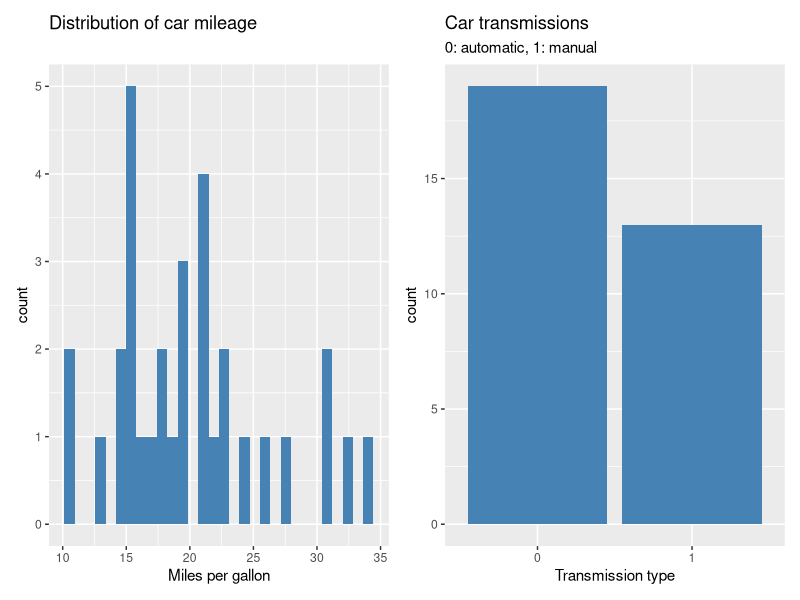
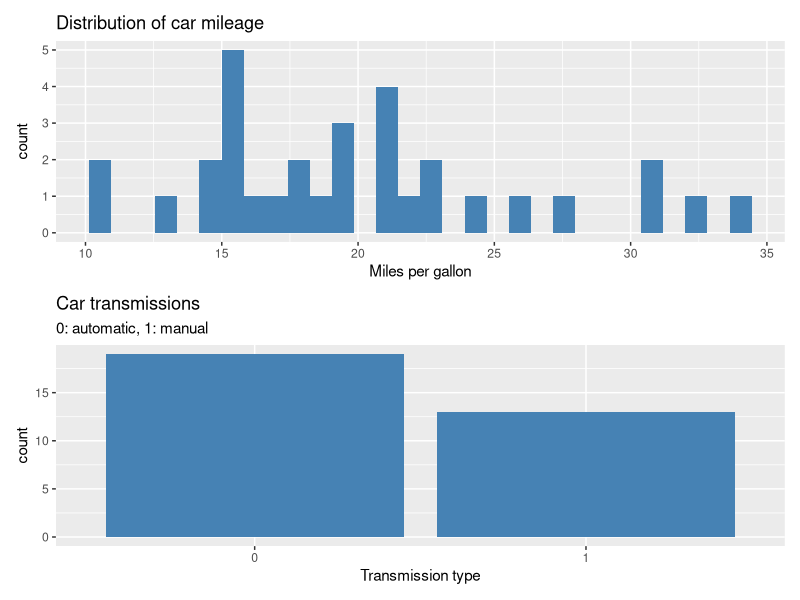
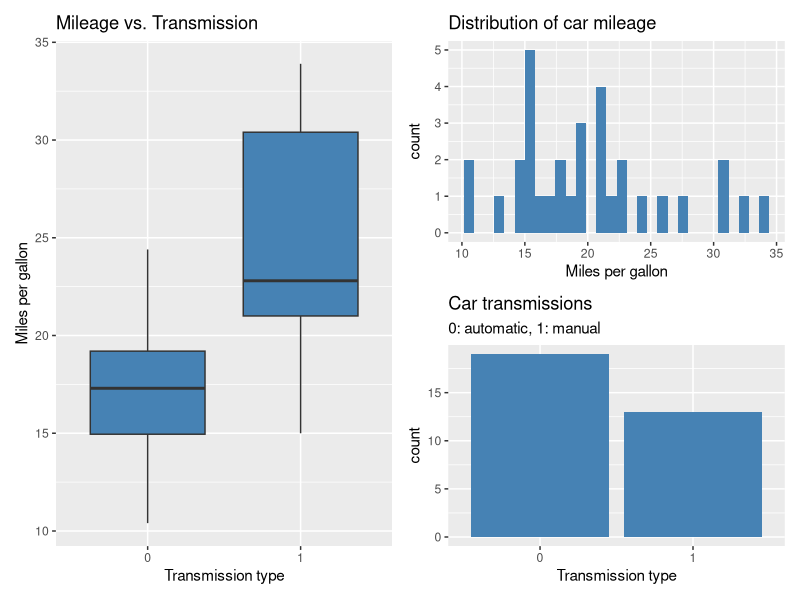

Recreate these plots in R, in order.
## ---- chunk 1
knitr::opts_chunk$set(warning = F, 
                      message = F)
## ---- chunk 2
# if you need to install the package
#install.packages("patchwork") 
library(tidyverse)
library(patchwork)
## ---- chunk 3
mtcars <- mtcars %>%
  mutate(am = factor(am))
## ---- chunk 4
p1 <- ggplot(data = mtcars, aes(x = mpg)) +
  geom_histogram(fill = "steelblue") + 
  labs(x = "Miles per gallon", 
       title = "Distribution of car mileage")

p2 <- ggplot(data = mtcars, aes(x = am)) +
  geom_bar(fill = "steelblue") + 
  labs(x = "Transmission type", 
       title = "Car transmissions", 
       subtitle = "0: automatic, 1: manual")

p3 <- ggplot(data = mtcars, aes(x = am, y = mpg)) + 
  geom_boxplot(fill = "steelblue") + 
  labs(x = "Transmission type", 
       y = "Miles per gallon", 
       title = "Mileage vs. Transmission")
## ---- chunk 5
p1 + p2
## ---- chunk 6
p1 / p2
## ---- chunk 7
p3 + (p1 / p2)
